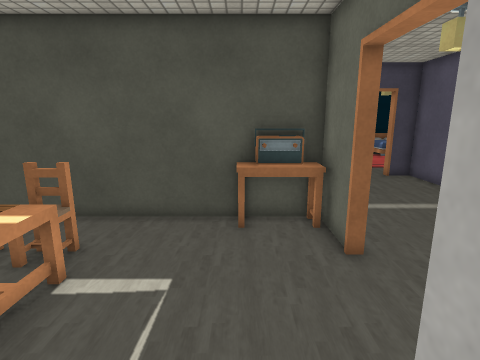
[1] (above)

24 first-person views from a walk through a scene from a Unity 3-D project. The camera is 1.5 m above the floor, tilts 12° down and sees 80° across. The floor is counted in squares, 0.45 m on a side. Each view is taken from the middle of a square. On the plan, view 1 faces up. The plan holds only what a view shows up to about 20 squares ahead; the rest is blank. The player character is not drawn. Door leaves are left out, so doorways stand open. Some surface patterns are stand-ins.

[2]
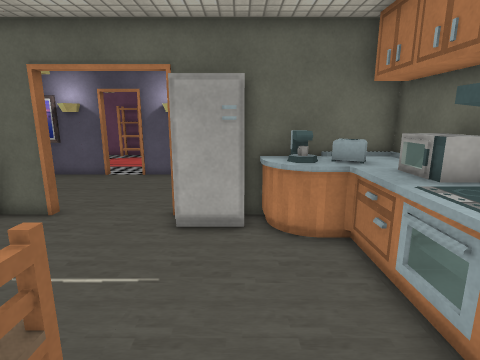

[3]
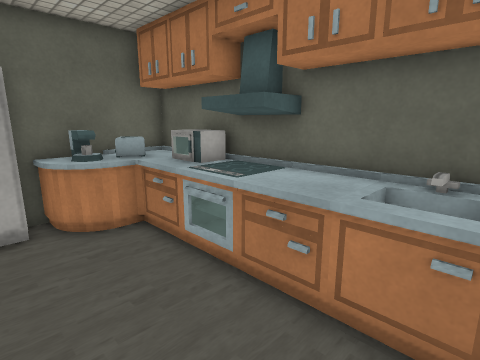

[4]
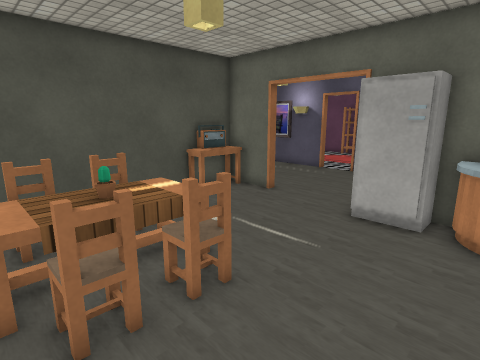

[5]
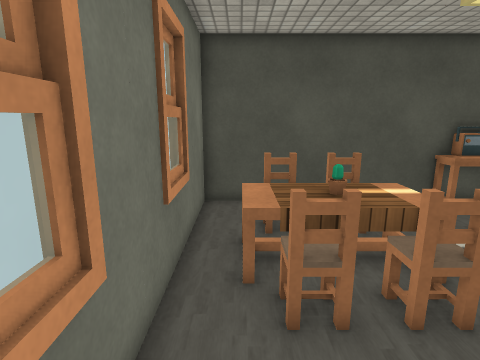

[6]
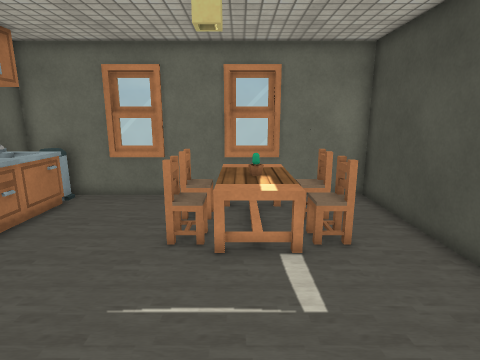

[7]
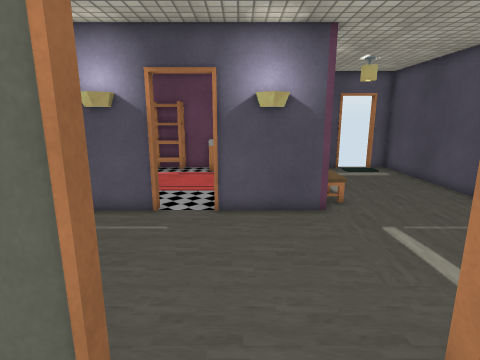

[8]
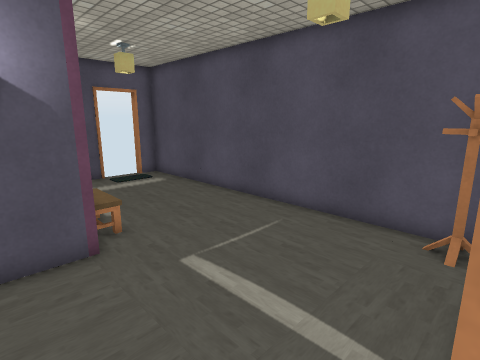

[9]
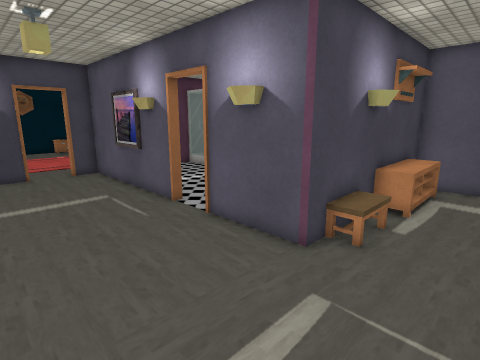

[10]
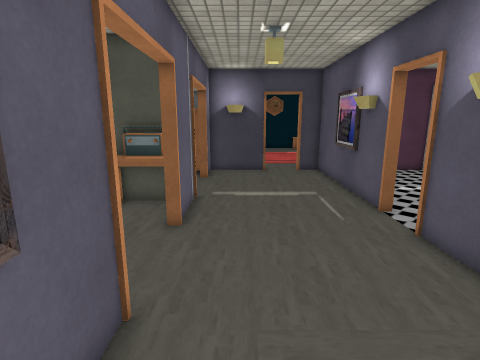

[11]
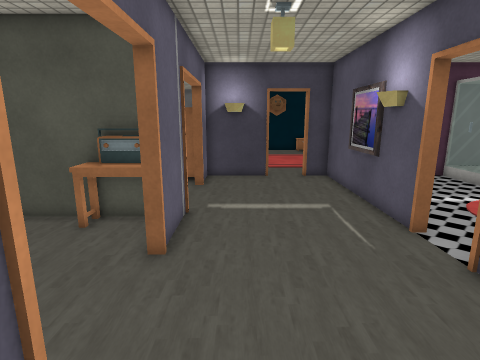

[12]
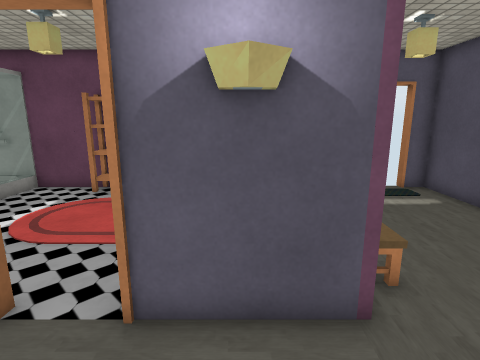

[13]
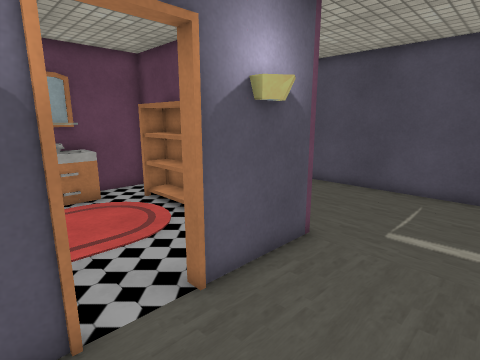

[14]
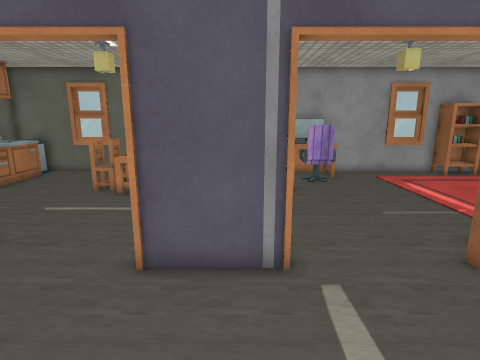

[15]
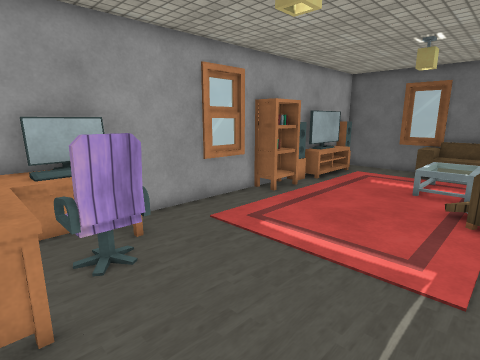

[16]
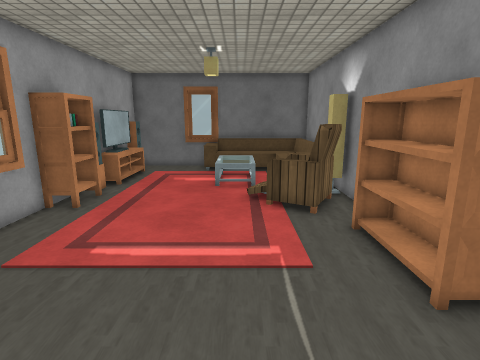

[17]
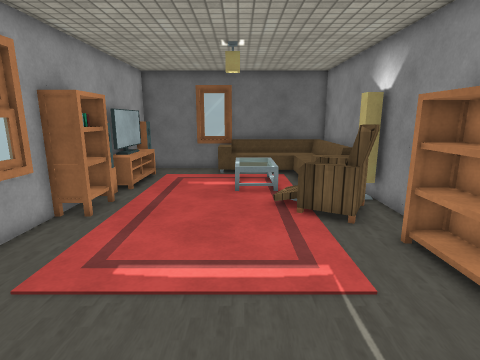

[18]
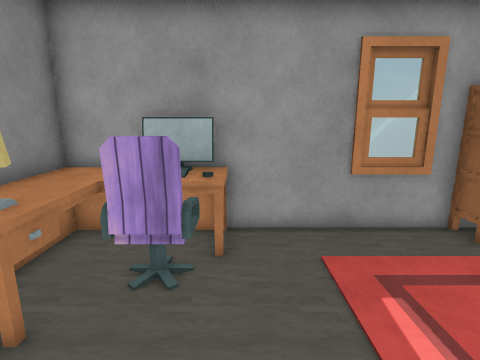

[19]
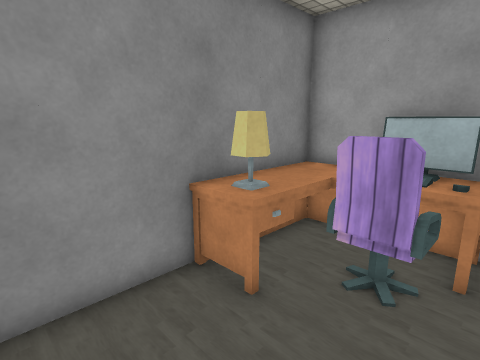

[20]
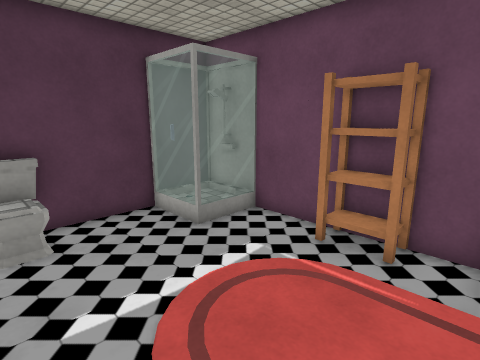

[21]
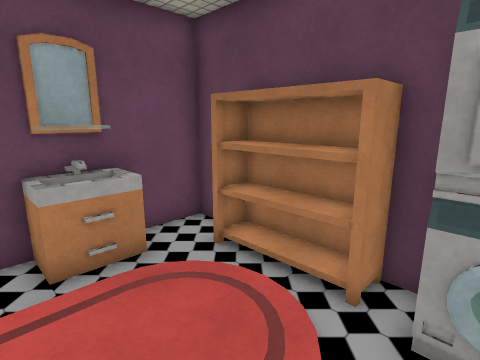

[22]
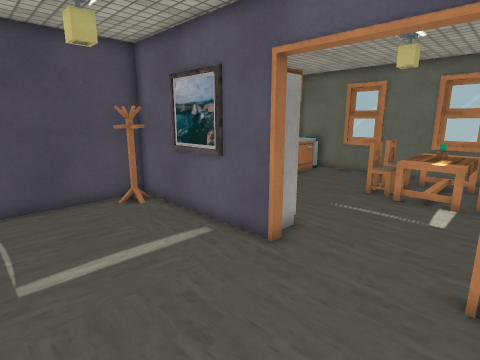

[23]
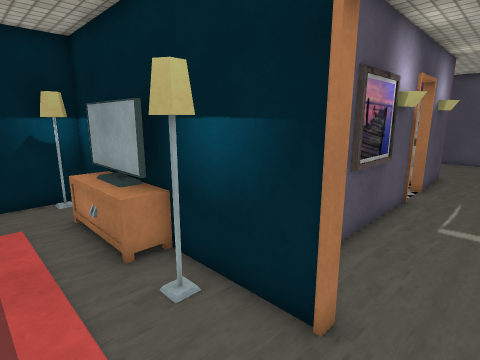

[24]
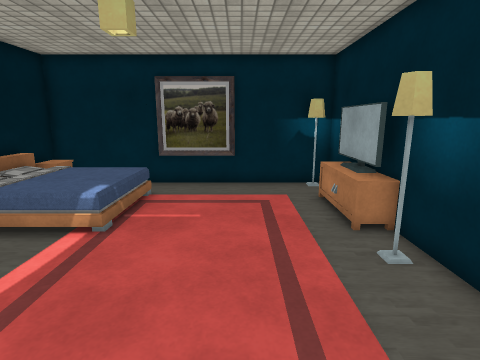

### Floor plan
Points are (right, up) in squares from view 1. A wall is a line through its corners. A room is listed if a view was taken in it or the views show most of it. See-through windows are left out.
Room 1 (views 1, 2, 3, 4, 5, 6, 7, 8)
walls: (2.6, 2.4) (3, 2.4); (1.4, -2.1) (1.4, -1.7) (2.4, -1.7); (1.9, -2.1) (1.9, -1.6); (3, 6.7) (2.8, 6.7) (2.8, 9.5) (-4.6, 9.5); (-0.6, -5.2) (0.5, -5.2); (-3.9, -5.2) (-3.9, -4.4); (2.4, -5.2) (2.8, -5.2) (2.8, -0.1); (3.8, -4.6) (3.8, -3.8); (-9.5, 9.6) (-9.5, -5.2) (-3.5, -5.2)
low walls: (-4.1, 2) (-5.2, 2); (-6.1, 2) (-7.2, 2) (-7.2, 3.1); (-7.2, 2.4) (-6.1, 2.4); (-4.5, 6.7) (-5.2, 6.7); (-4.5, 6.9) (-5.3, 6.9); (-6.1, 6.7) (-7.2, 6.7); (-6.1, 6.9) (-7.3, 6.9); (-8.7, -3.3) (-8.4, -3.8)
ways out: opening at (3, 4.5) to room 2
objects: other object (-8, -5) to (-7, -3); table (-8, 3) to (-4, 6); drawers (-6, -5) to (-4, -3); other object (-6, 4) to (-6, 5); stove (-4, -5) to (-2, -3); drawers (-2, -3) to (0, -3); other object (-1, -5) to (0, -4); table (0, 8) to (2, 9); other object (1, -5) to (2, -4); other object (1, -4) to (2, -3); other object (1, -2) to (2, -1); fridge (1, 0) to (2, 2); other object (1, 9) to (2, 9)
Room 2 (views 9, 10, 11, 12, 13, 14, 22)
walls: (10, 3.5) (9.8, 3.9) (10, 4.3); (10.3, 8.1) (10.3, 17) (8.8, 17); (10.1, 9.4) (9.8, 10); (3, 2.4) (3, -5.2) (20, -5.2) (20, -4.1); (3, 10.2) (3, 6.7); (4, -3.8) (4, -4.9); (3.3, -4.3) (4.5, -4.3); (20, -2) (20, 1.8) (10.3, 1.8) (10.3, 5.9); (6.8, 17) (3, 17) (3, 14.4)
low walls: (18.1, 0.5) (14.8, 0.5) (14.8, 1.9); (18.6, 0.5) (18.6, 1.1)
ways out: opening at (3, 4.5) to room 1; opening at (2.5, 12.5) to room 3; open door at (10.2, 7) to room 4; open door at (7.5, 17) to room 5; open door at (20, -3)
Room 3 (views 15, 16, 17, 18, 19)
walls: (2.8, 21.5) (2.8, 24.7); (-9.5, 21.6) (-9.5, 9.7); (-8.8, 25.1) (-8.8, 24.2); (3, 14.4) (2.6, 14.4); (2.8, 26) (2.8, 31.8) (-9.5, 31.8) (-9.5, 30.7); (-9.5, 26.4) (-9.5, 25.4); (-4.5, 9.8) (-1, 9.8); (-8.8, 30.9) (-8.8, 30.1)
low walls: (-8.2, 29.5) (-8.2, 25.5) (-9.1, 25.5); (-9.5, 30.1) (-9.5, 28.5)
ways out: opening at (2.5, 12.5) to room 2
objects: desk (-9, 10) to (-5, 13); other object (-9, 12) to (-9, 14); desk (-9, 15) to (-8, 15); bookshelf (-9, 22) to (-8, 23); other object (-9, 23); other object (-8, 14); chair (-7, 12) to (-6, 14); sofa (-4, 30); rug (0, 21); rug (0, 25); chair (1, 21); sofa (1, 25); bookshelf (2, 16) to (2, 20)
Room 4 (views 20, 21)
walls: (12, 3.8) (12.9, 3.8); (20, 17) (13.4, 17); (13, 2) (13.9, 2); (19.2, 2) (20, 2) (20, 14.2)
ways out: open door at (10.2, 7) to room 2
objects: bookshelf (14, 3) to (18, 3); shower (17, 14) to (19, 16); rug (18, 5); drawers (18, 5) to (19, 7); rug (18, 7); bookshelf (19, 9) to (19, 11); shower (20, 16)
Room 5 (views 23, 24)
walls: (11.1, 18) (11.1, 18.4) (11.5, 18.6); (8.8, 17.3) (12.5, 17.3); (19.8, 22.3) (19.8, 26.3); (16.4, 17.3) (20, 17.3) (20, 31.8) (16.5, 31.8); (19.1, 18) (19.1, 18.4) (19.5, 18.6)
low walls: (15, 18.5) (17.3, 18.5); (19.4, 30.5) (18.4, 30.5)
ways out: open door at (7.5, 17) to room 2
objects: bed (13, 26) to (18, 31)
Room 6 (no view inside)
walls: (-9.5, 27.9) (-9.5, 26.4)
low walls: (-8.1, 29.3) (-9.2, 29.3)
Room 7 (no view inside)
walls: (13.4, 17.3) (15.6, 17.3)
objects: TV (14, 18) to (15, 18)

Where each view was taken, in squares from view 1:
view 1: 0 up, 0 right, facing up
view 2: 0 up, 7 left, facing right
view 3: 1 up, 8 left, facing down-right
view 4: 2 down, 8 left, facing up-right
view 5: 2 down, 8 left, facing up
view 6: 4 up, 3 right, facing left
view 7: 5 up, 0 right, facing right
view 8: 4 up, 3 right, facing down-right
view 9: 2 down, 4 right, facing up-right
view 10: 2 down, 5 right, facing up
view 11: 0 up, 5 right, facing up
view 12: 4 up, 6 right, facing right
view 13: 9 up, 6 right, facing down-right
view 14: 9 up, 9 right, facing left
view 15: 11 up, 0 right, facing up-left
view 16: 11 up, 2 left, facing up
view 17: 12 up, 3 left, facing up
view 18: 15 up, 1 left, facing left
view 19: 15 up, 1 left, facing down-left
view 20: 7 up, 12 right, facing up-right
view 21: 8 up, 12 right, facing down-right
view 22: 7 up, 9 right, facing down-left
view 23: 21 up, 7 right, facing down-right
view 24: 22 up, 5 right, facing right
